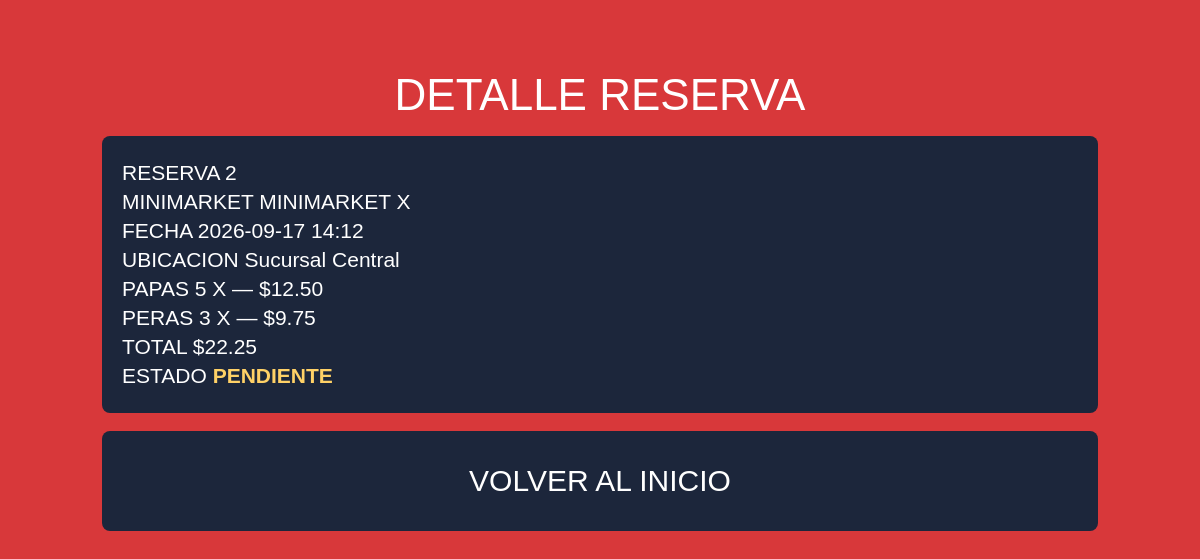
The page /reservations/2 (signed in) on the database its author committed.
### tables this page shows
CREATE TABLE reservations (
        id INTEGER PRIMARY KEY AUTOINCREMENT,
        user_id INTEGER NOT NULL,
        minimarket_id INTEGER NOT NULL,
        created_at TEXT NOT NULL,
        status TEXT NOT NULL DEFAULT 'PENDIENTE'
            CHECK(status IN ('PENDIENTE','ACEPTADA','RECHAZADA','CANCELADA')),
        FOREIGN KEY(user_id) REFERENCES users(id),
        FOREIGN KEY(minimarket_id) REFERENCES minimarkets(id)
    );

CREATE TABLE minimarkets (
        id INTEGER PRIMARY KEY AUTOINCREMENT,
        name TEXT NOT NULL,
        location TEXT NOT NULL,
        mon TEXT NOT NULL DEFAULT '7:00 - 22:00',
        tue TEXT NOT NULL DEFAULT '7:00 - 22:00',
        wed TEXT NOT NULL DEFAULT '7:00 - 22:00',
        thu TEXT NOT NULL DEFAULT '7:00 - 22:00',
        fri TEXT NOT NULL DEFAULT '8:00 - 20:00'
    );

CREATE TABLE reservation_items (
        id INTEGER PRIMARY KEY AUTOINCREMENT,
        reservation_id INTEGER NOT NULL,
        product_id INTEGER NOT NULL,
        quantity INTEGER NOT NULL CHECK(quantity > 0),
        price REAL NOT NULL,
        FOREIGN KEY(reservation_id) REFERENCES reservations(id) ON DELETE CASCADE,
        FOREIGN KEY(product_id) REFERENCES products(id)
    );

CREATE TABLE products (
        id INTEGER PRIMARY KEY AUTOINCREMENT,
        minimarket_id INTEGER NOT NULL,
        name TEXT NOT NULL,
        price REAL NOT NULL,
        stock INTEGER NOT NULL DEFAULT 0,
        FOREIGN KEY(minimarket_id) REFERENCES minimarkets(id) ON DELETE CASCADE
    );

### app.py (the view)
@app.route("/reservations/<int:rid>")
@login_required
def reservation_detail(rid):
    detail = get_reservation(rid)
    if not detail or detail["row"]["user_id"] != session["user_id"]:
        return redirect(url_for("reservations"))
    return render_template("reservation_detail.html", reservation=detail)

### app.py (called while the page is built)
def get_db():
    if "db" not in g:
        g.db = sqlite3.connect(DATABASE)
        g.db.row_factory = sqlite3.Row
        g.db.execute("PRAGMA foreign_keys = ON")
    return g.db

@app.before_request
def ensure_db():
    init_db()

def login_required(view):
    @wraps(view)
    def wrapped(*args, **kwargs):
        if "user_id" not in session:
            return redirect(url_for("login"))
        return view(*args, **kwargs)
    return wrapped

@app.context_processor
def globals_for_templates():
    return {"session_user": session.get("username")}

def get_reservation(rid):
    db = get_db()
    r = db.execute("""
        SELECT r.*, m.name market_name, m.location
        FROM reservations r JOIN minimarkets m ON m.id=r.minimarket_id
        WHERE r.id=?
    """, (rid,)).fetchone()
    if not r:
        return None
    items = db.execute("""
        SELECT ri.*, p.name product_name
        FROM reservation_items ri JOIN products p ON p.id=ri.product_id
        WHERE ri.reservation_id=? ORDER BY ri.id
    """, (rid,)).fetchall()
    total = sum(i["quantity"] * i["price"] for i in items)
    return {"row": r, "items": items, "total": total}

### templates/reservation_detail.html
{% extends "base.html" %}
{% block content %}
<h1 class="title" style="font-size:44px">DETALLE RESERVA</h1>
<div class="card">
  <div class="line">RESERVA {{ reservation.row.id }}</div>
  <div class="line">MINIMARKET {{ reservation.row.market_name }}</div>
  <div class="line">FECHA {{ reservation.row.created_at }}</div>
  <div class="line">UBICACION {{ reservation.row.location }}</div>
  {% for item in reservation["items"] %}
    <div class="line">
      {{ item.product_name }}
      {{ item.quantity }}
      X — ${{ "%.2f"|format(item.quantity * item.price) }}
    </div>
  {% endfor %}
  <div class="line">TOTAL ${{ "%.2f"|format(reservation.total) }}</div>
  <div class="line">
    ESTADO
    <span class="status status-{{ reservation.row.status }}">{{ reservation.row.status }}</span>
  </div>
</div>
<a class="btn" href="{{ url_for('inicio') }}">VOLVER AL INICIO</a>
{% endblock %}

### static/style.css (style rules this page uses)
:root { --red:#D8383A; --navy:#1C263B; --cream:#FDFBF6; --yellow:#F9B42D; --green:#22C7B7; --white:#fff; --text:#060606; }
* { box-sizing:border-box }
html,body { margin:0; min-height:100%; font-family:Arial,Helvetica,sans-serif; background:var(--red);color:var(--white) }
body { min-height:100vh }
.title { margin:0 0 8px; text-align:center; font-size:clamp(44px,8vw,68px); font-weight:300; }
.btn { display:flex; align-items:center; justify-content:center; width:100%; min-height:100px; margin:18px 0; border:0; border-radius:8px; background:var(--navy); color:var(--white); font-size:30px; font-weight:400; text-decoration:none; cursor:pointer; padding:12px 18px; text-align:center }
.card { background:var(--navy); border-radius:8px; padding:20px; margin:16px 0; }
.card .line { font-size:21px; margin:5px 0 }
.status { font-weight:bold }
.status-PENDIENTE { color:#ffd166 }

### rows shown on the page
reservations: row.id "2", row.created_at "2026-09-17 14:12", row.status "PENDIENTE"
minimarkets: row.market_name "MINIMARKET X", row.location "Sucursal Central"
reservation_items: product_name "PAPAS", quantity "5", item.quantity*item.price "12.50"
reservation_items: product_name "PERAS", quantity "3", item.quantity*item.price "9.75"

### other values the page prints
{{ "%.2f"|format(reservation.total) }} "22.25"
